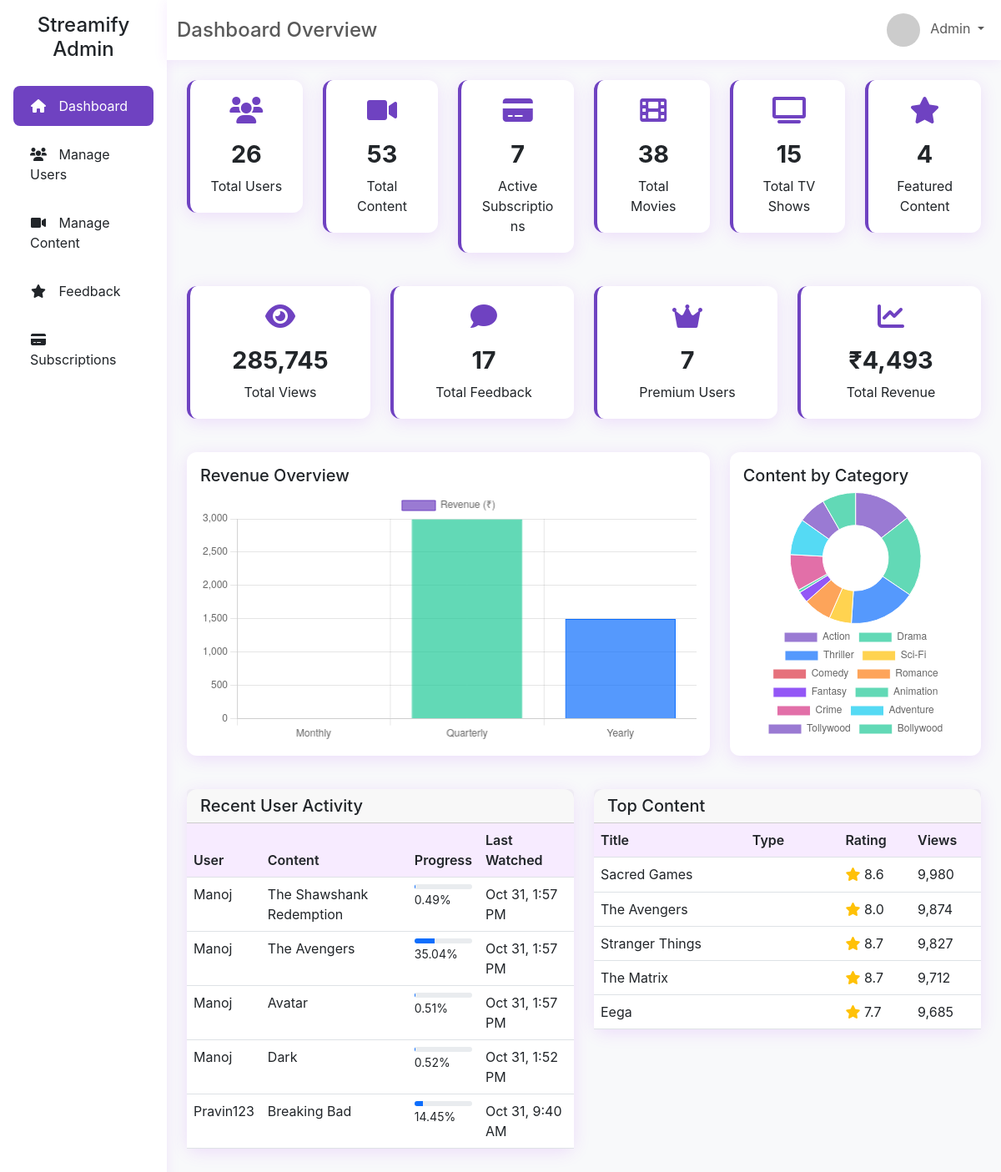
The page /Admin/index.php on the database as committed earlier.
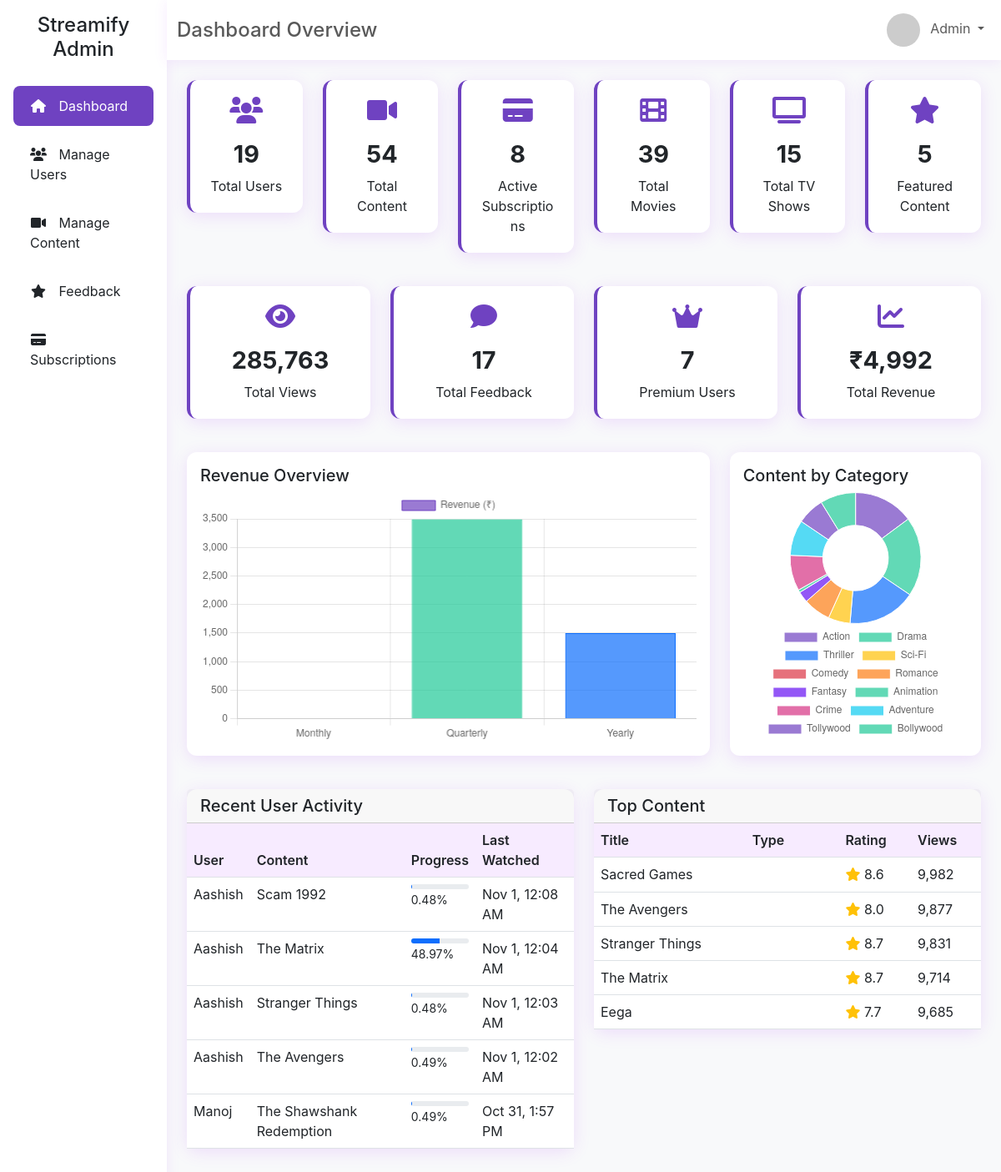
The same page on the database as committed later.
### tables this page shows
CREATE TABLE IF NOT EXISTS `watch_history` (
  `history_id` int(11) NOT NULL AUTO_INCREMENT,
  `user_id` int(11) DEFAULT NULL,
  `content_id` int(11) DEFAULT NULL,
  `progress_percent` decimal(5,2) DEFAULT 0.00,
  `last_watched` timestamp NOT NULL DEFAULT current_timestamp() ON UPDATE current_timestamp(),
  `rating` int(11) DEFAULT NULL,
  PRIMARY KEY (`history_id`),
  KEY `user_id` (`user_id`),
  KEY `content_id` (`content_id`)
);

CREATE TABLE IF NOT EXISTS `users` (
  `user_id` int(11) NOT NULL AUTO_INCREMENT,
  `username` varchar(50) NOT NULL,
  `email` varchar(100) NOT NULL,
  `mobile_no` varchar(15) DEFAULT NULL,
  `password_hash` varchar(255) NOT NULL,
  `profile_pic` varchar(255) DEFAULT NULL,
  `role` enum('user','admin') DEFAULT 'user',
  `subscription_type` enum('free','premium') DEFAULT 'free',
  `is_premium` tinyint(1) DEFAULT 0,
  `created_at` timestamp NOT NULL DEFAULT current_timestamp(),
  `last_login` timestamp NULL DEFAULT NULL,
  PRIMARY KEY (`user_id`),
  UNIQUE KEY `username` (`username`),
  UNIQUE KEY `email` (`email`)
);

CREATE TABLE IF NOT EXISTS `content` (
  `content_id` int(11) NOT NULL AUTO_INCREMENT,
  `title` varchar(100) NOT NULL,
  `description` text DEFAULT NULL,
  `content_type` enum('movie','tv_show') NOT NULL,
  `release_year` int(11) NOT NULL,
  `thumbnail_url` varchar(255) DEFAULT NULL,
  `banner_url` varchar(255) DEFAULT NULL,
  `rating` decimal(3,1) DEFAULT NULL,
  `created_at` timestamp NOT NULL DEFAULT current_timestamp(),
  `video_path` varchar(255) DEFAULT NULL,
  `featured` tinyint(1) DEFAULT 0,
  `is_premium` tinyint(1) DEFAULT 0,
  `views` int(10) UNSIGNED NOT NULL DEFAULT 0,
  `duration` int(11) DEFAULT NULL,
  `schedule_date` datetime DEFAULT NULL,
  `is_scheduled` tinyint(1) DEFAULT 0,
  PRIMARY KEY (`content_id`),
  KEY `idx_scheduled_release` (`is_scheduled`,`schedule_date`)
);

### Admin/index.php (the view, shortened to what the rows shown need)
<!DOCTYPE html>
<html lang="en">
<head>
    <link href="https://cdn.jsdelivr.net/npm/bootstrap@5.3.0-alpha1/dist/css/bootstrap.min.css" rel="stylesheet">
    <link rel="stylesheet" href="https://cdnjs.cloudflare.com/ajax/libs/font-awesome/6.0.0/css/all.min.css">
</head>
<body>
    <?php
    $conn = new mysqli('localhost', 'root', '', 'Streamify');
    $activity_query = "SELECT u.username, c.title, wh.progress_percent, wh.last_watched
                      FROM watch_history wh
                      JOIN users u ON wh.user_id = u.user_id
                      JOIN content c ON wh.content_id = c.content_id
                      ORDER BY wh.last_watched DESC LIMIT 5";
    $activity_result = $conn->query($activity_query);
    ?>
    <div class="container-fluid">
        <div class="row">
            <div class="col-md-9 col-lg-10 ml-auto p-0">
                <div class="p-4">
                    <div class="row">
                        <div class="col-md-6 mb-3">
                            <div class="card">
                                <div class="card-body p-0">
                                    <div class="table-responsive">
                                        <table class="table table-hover mb-0">
                                            <thead>
                                                <tr>
                                                    <th>User</th>
                                                    <th>Content</th>
                                                    <th>Progress</th>
                                                    <th>Last Watched</th>
                                                </tr>
                                            </thead>
                                            <tbody>
                                                <?php while($activity = $activity_result->fetch_assoc()): ?>
                                                <tr>
                                                    <td><?php echo $activity['username']; ?></td>
                                                    <td><?php echo $activity['title']; ?></td>
                                                    <td>
                                                        <div class="progress">
                                                            <div class="progress-bar" role="progressbar" style="width: <?php echo $activity['progress_percent']; ?>%;"></div>
                                                        </div>
                                                        <small><?php echo $activity['progress_percent']; ?>%</small>
                                                    </td>
                                                    <td><?php echo date('M j, g:i A', strtotime($activity['last_watched'])); ?></td>
                                                </tr>
                                                <?php endwhile; ?>
                                            </tbody>
                                        </table>
                                    </div>
                                </div>
                            </div>
                        </div>
                        <div class="col-md-6 mb-3">
                            <div class="card">
                                <div class="card-body p-0">
                                    <div class="table-responsive">
                                        <table class="table table-hover mb-0">
                                            <thead>
                                                <tr>
                                                    <th>Title</th>
                                                    <th>Type</th>
                                                    <th>Rating</th>
                                                    <th>Views</th>
                                                </tr>
                                            </thead>
                                            <tbody>
                                                <?php
                                                $top_content_query = "SELECT title, content_type, rating, views FROM content ORDER BY views DESC LIMIT 5";
                                                $top_content_result = $conn->query($top_content_query);
                                                while($content = $top_content_result->fetch_assoc()):
                                                ?>
                                                <tr>
                                                    <td><?php echo $content['title']; ?></td>
                                                    <td>
                                                        <span class="badge <?php echo $content['content_type'] == 'movie' ? 'badge-movie' : 'badge-tv-show'; ?>">
                                                        </span>
                                                    </td>
                                                    <td>
                                                        <i class="fas fa-star text-warning"></i> <?php echo $content['rating']; ?>
                                                    </td>
                                                    <td><?php echo number_format($content['views']); ?></td>
                                                </tr>
                                                <?php endwhile; ?>
                                            </tbody>
                                        </table>
                                    </div>
                                </div>
                            </div>
                        </div>
                    </div>
                </div>
            </div>
        </div>
    </div>
</body>
</html>

Rows that differ between the two databases and show on the page:
no longer on this page (row unchanged): watch_history: user.username "Manoj", content.title "The Avengers", progress_percent "35.04", last_watched "Oct 31, 1:57 PM"
no longer on this page (row unchanged): watch_history: user.username "Manoj", content.title "Avatar", progress_percent "0.51", last_watched "Oct 31, 1:57 PM"
no longer on this page (row unchanged): watch_history: user.username "Manoj", content.title "Dark", progress_percent "0.52", last_watched "Oct 31, 1:52 PM"
no longer on this page (row unchanged): watch_history: user.username "Pravin123", content.title "Breaking Bad", progress_percent "14.45", last_watched "Oct 31, 9:40 AM"
added watch_history: user.username "Aashish", content.title "Scam 1992", progress_percent "0.48", last_watched "Nov 1, 12:08 AM"
added watch_history: user.username "Aashish", content.title "The Matrix", progress_percent "48.97", last_watched "Nov 1, 12:04 AM"
added watch_history: user.username "Aashish", content.title "Stranger Things", progress_percent "0.48", last_watched "Nov 1, 12:03 AM"
added watch_history: user.username "Aashish", content.title "The Avengers", progress_percent "0.49", last_watched "Nov 1, 12:02 AM"
changed content "Sacred Games": views "9,980" → "9,982"
changed content "The Avengers": views "9,874" → "9,877"
changed content "Stranger Things": views "9,827" → "9,831"
changed content "The Matrix": views "9,712" → "9,714"
Other text that changed with them:
$total_users: "26" → "19"
$total_content: "53" → "54"
$active_subs: "7" → "8"
$total_movies: "38" → "39"
$total_featured: "4" → "5"
$total_views: "285,745" → "285,763"
chart data {{ $revenue_data['quarterly_revenue'] }}: 2994.00 → 3493.00
chart data {{ json_encode($category_counts) }}: ["21","29","24","8","0","10","4","1","13","13","10","12"] → ["22","29","25","8","0","10","4","1","13","13","10","13"]
text no longer shown: "4,493"
text now shown: "4,992"
